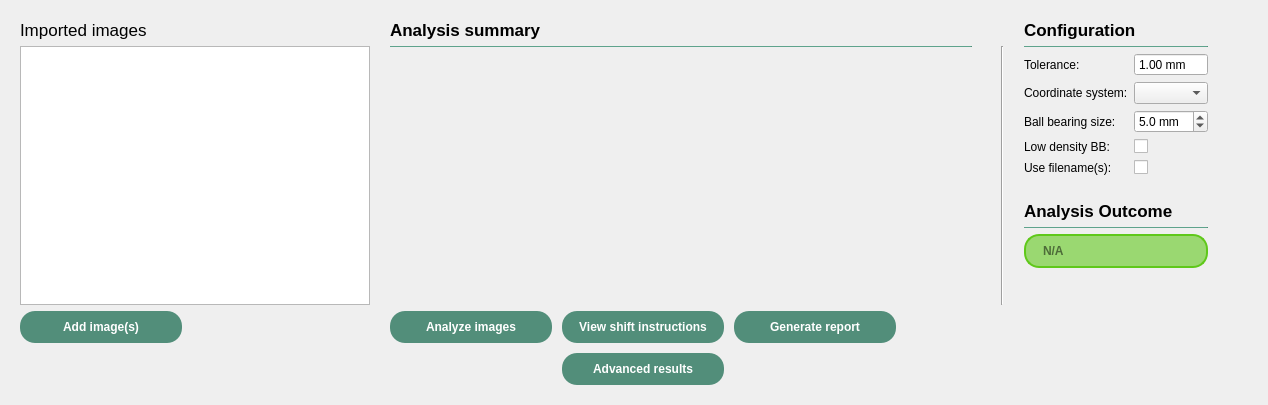
<?xml version="1.0" encoding="UTF-8"?>
<ui version="4.0">
 <class>QWLutzWorksheet</class>
 <widget class="QWidget" name="QWLutzWorksheet">
  <property name="geometry">
   <rect>
    <x>0</x>
    <y>0</y>
    <width>1268</width>
    <height>405</height>
   </rect>
  </property>
  <property name="windowTitle">
   <string>Form</string>
  </property>
  <layout class="QVBoxLayout" name="verticalLayout">
   <item>
    <widget class="QStackedWidget" name="stackedWidget">
     <property name="sizePolicy">
      <sizepolicy hsizetype="Preferred" vsizetype="Preferred">
       <horstretch>0</horstretch>
       <verstretch>0</verstretch>
      </sizepolicy>
     </property>
     <property name="currentIndex">
      <number>1</number>
     </property>
     <widget class="QWidget" name="introPage">
      <property name="sizePolicy">
       <sizepolicy hsizetype="MinimumExpanding" vsizetype="MinimumExpanding">
        <horstretch>0</horstretch>
        <verstretch>0</verstretch>
       </sizepolicy>
      </property>
      <layout class="QVBoxLayout" name="verticalLayout_2">
       <item>
        <spacer name="verticalSpacer_3">
         <property name="orientation">
          <enum>Qt::Vertical</enum>
         </property>
         <property name="sizeHint" stdset="0">
          <size>
           <width>20</width>
           <height>40</height>
          </size>
         </property>
        </spacer>
       </item>
       <item alignment="Qt::AlignHCenter">
        <widget class="QLabel" name="introDetailsLabel">
         <property name="sizePolicy">
          <sizepolicy hsizetype="Fixed" vsizetype="MinimumExpanding">
           <horstretch>0</horstretch>
           <verstretch>0</verstretch>
          </sizepolicy>
         </property>
         <property name="minimumSize">
          <size>
           <width>450</width>
           <height>0</height>
          </size>
         </property>
         <property name="maximumSize">
          <size>
           <width>450</width>
           <height>16777215</height>
          </size>
         </property>
         <property name="text">
          <string>&lt;!DOCTYPE HTML PUBLIC &quot;-//W3C//DTD HTML 4.0//EN&quot; &quot;http://www.w3.org/TR/REC-html40/strict.dtd&quot;&gt;
&lt;html&gt;&lt;head&gt;&lt;meta name=&quot;qrichtext&quot; content=&quot;1&quot; /&gt;&lt;meta charset=&quot;utf-8&quot; /&gt;&lt;style type=&quot;text/css&quot;&gt;
p, li { white-space: pre-wrap; }
hr { height: 1px; border-width: 0; }
li.unchecked::marker { content: &quot;\2610&quot;; }
li.checked::marker { content: &quot;\2612&quot;; }
&lt;/style&gt;&lt;/head&gt;&lt;body style=&quot; font-family:'Ubuntu'; font-size:10pt; font-weight:400; font-style:normal;&quot;&gt;
&lt;p style=&quot; margin-top:12px; margin-bottom:12px; margin-left:0px; margin-right:0px; -qt-block-indent:0; text-indent:0px;&quot;&gt;Hi, to get started with your Winston-Lutz analysis simply &amp;quot;import&amp;quot; the EPID DICOM images. Please note the following:&lt;/p&gt;
&lt;p style=&quot; margin-top:12px; margin-bottom:12px; margin-left:0px; margin-right:0px; -qt-block-indent:0; text-indent:0px;&quot;&gt;&lt;span style=&quot; font-weight:700; color:#000000;&quot;&gt;&lt;/span&gt;&lt;span style=&quot; font-weight:700;&quot;&gt;✻ The BB should be fully within the field of view.&lt;/span&gt;&lt;/p&gt;
&lt;p style=&quot; margin-top:12px; margin-bottom:12px; margin-left:0px; margin-right:0px; -qt-block-indent:0; text-indent:0px;&quot;&gt;&lt;span style=&quot; font-weight:700;&quot;&gt;✻ The MLC field should be symmetric.&lt;/span&gt;&lt;/p&gt;
&lt;p style=&quot; margin-top:12px; margin-bottom:12px; margin-left:0px; margin-right:0px; -qt-block-indent:0; text-indent:0px;&quot;&gt;&lt;span style=&quot; font-weight:700;&quot;&gt;✻ The BB should be less than 2 cm from the isocenter.&lt;/span&gt;&lt;/p&gt;&lt;/body&gt;&lt;/html&gt;</string>
         </property>
         <property name="wordWrap">
          <bool>true</bool>
         </property>
        </widget>
       </item>
       <item>
        <spacer name="verticalSpacer">
         <property name="orientation">
          <enum>Qt::Vertical</enum>
         </property>
         <property name="sizeType">
          <enum>QSizePolicy::Fixed</enum>
         </property>
         <property name="sizeHint" stdset="0">
          <size>
           <width>20</width>
           <height>40</height>
          </size>
         </property>
        </spacer>
       </item>
       <item>
        <layout class="QHBoxLayout" name="horizontalLayout">
         <item>
          <spacer name="horizontalSpacer_2">
           <property name="orientation">
            <enum>Qt::Horizontal</enum>
           </property>
           <property name="sizeHint" stdset="0">
            <size>
             <width>40</width>
             <height>20</height>
            </size>
           </property>
          </spacer>
         </item>
         <item>
          <widget class="QPushButton" name="importImgBtn">
           <property name="styleSheet">
            <string notr="true">QPushButton {
	background-color: rgb(82, 142, 122);
    min-width: 150px;
	min-height:20px;
    padding: 6px;
	border-radius: 15px;
	color: white;
	font: bold;
}

QPushButton:pressed {
	background-color: rgb(52, 91, 78);
}

QPushButton:!enabled{
	background-color: rgba(52, 91, 78, 50);
}</string>
           </property>
           <property name="text">
            <string>Import images</string>
           </property>
          </widget>
         </item>
         <item>
          <spacer name="horizontalSpacer">
           <property name="orientation">
            <enum>Qt::Horizontal</enum>
           </property>
           <property name="sizeHint" stdset="0">
            <size>
             <width>40</width>
             <height>20</height>
            </size>
           </property>
          </spacer>
         </item>
        </layout>
       </item>
       <item>
        <spacer name="verticalSpacer_2">
         <property name="orientation">
          <enum>Qt::Vertical</enum>
         </property>
         <property name="sizeHint" stdset="0">
          <size>
           <width>20</width>
           <height>40</height>
          </size>
         </property>
        </spacer>
       </item>
      </layout>
     </widget>
     <widget class="QWidget" name="analysisPage">
      <layout class="QGridLayout" name="gridLayout">
       <property name="horizontalSpacing">
        <number>20</number>
       </property>
       <item row="1" column="4">
        <spacer name="horizontalSpacer_4">
         <property name="orientation">
          <enum>Qt::Horizontal</enum>
         </property>
         <property name="sizeType">
          <enum>QSizePolicy::Preferred</enum>
         </property>
         <property name="sizeHint" stdset="0">
          <size>
           <width>40</width>
           <height>20</height>
          </size>
         </property>
        </spacer>
       </item>
       <item row="0" column="3">
        <layout class="QHBoxLayout" name="horizontalLayout_3">
         <item>
          <widget class="QLabel" name="label">
           <property name="font">
            <font>
             <pointsize>13</pointsize>
            </font>
           </property>
           <property name="text">
            <string>&lt;html&gt;&lt;head/&gt;&lt;body&gt;&lt;p&gt;&lt;span style=&quot; font-weight:700;&quot;&gt;Configuration&lt;/span&gt;&lt;/p&gt;&lt;/body&gt;&lt;/html&gt;</string>
           </property>
          </widget>
         </item>
        </layout>
       </item>
       <item row="1" column="3">
        <widget class="QFrame" name="frame_2">
         <property name="sizePolicy">
          <sizepolicy hsizetype="Fixed" vsizetype="Preferred">
           <horstretch>0</horstretch>
           <verstretch>0</verstretch>
          </sizepolicy>
         </property>
         <property name="frameShape">
          <enum>QFrame::NoFrame</enum>
         </property>
         <property name="frameShadow">
          <enum>QFrame::Raised</enum>
         </property>
         <layout class="QVBoxLayout" name="verticalLayout_4">
          <property name="leftMargin">
           <number>0</number>
          </property>
          <property name="topMargin">
           <number>0</number>
          </property>
          <property name="rightMargin">
           <number>0</number>
          </property>
          <item>
           <widget class="Line" name="line">
            <property name="maximumSize">
             <size>
              <width>16777215</width>
              <height>1</height>
             </size>
            </property>
            <property name="styleSheet">
             <string notr="true">background-color: rgb(82, 142, 122)</string>
            </property>
            <property name="orientation">
             <enum>Qt::Horizontal</enum>
            </property>
           </widget>
          </item>
          <item>
           <layout class="QFormLayout" name="formLayout">
            <item row="0" column="0">
             <widget class="QLabel" name="toleranceLabel">
              <property name="text">
               <string>Tolerance:</string>
              </property>
             </widget>
            </item>
            <item row="0" column="1">
             <layout class="QHBoxLayout" name="horizontalLayout_4">
              <item>
               <widget class="QDoubleSpinBox" name="toleranceDSB">
                <property name="maximumSize">
                 <size>
                  <width>100</width>
                  <height>16777215</height>
                 </size>
                </property>
                <property name="buttonSymbols">
                 <enum>QAbstractSpinBox::NoButtons</enum>
                </property>
                <property name="suffix">
                 <string> mm</string>
                </property>
                <property name="decimals">
                 <number>2</number>
                </property>
                <property name="maximum">
                 <double>3.000000000000000</double>
                </property>
                <property name="singleStep">
                 <double>0.500000000000000</double>
                </property>
                <property name="value">
                 <double>1.000000000000000</double>
                </property>
               </widget>
              </item>
             </layout>
            </item>
            <item row="1" column="0">
             <widget class="QLabel" name="label_3">
              <property name="text">
               <string>Coordinate system:</string>
              </property>
             </widget>
            </item>
            <item row="1" column="1">
             <widget class="QComboBox" name="coordSysCB"/>
            </item>
            <item row="3" column="0">
             <widget class="QLabel" name="lowDensityBBLabel">
              <property name="text">
               <string>Low density BB:</string>
              </property>
             </widget>
            </item>
            <item row="3" column="1">
             <widget class="QCheckBox" name="lowDensityBBCheckBox"/>
            </item>
            <item row="4" column="0">
             <widget class="QLabel" name="useFilenameSLabel">
              <property name="text">
               <string>Use filename(s):</string>
              </property>
             </widget>
            </item>
            <item row="4" column="1">
             <widget class="QCheckBox" name="useFilenameSCheckBox"/>
            </item>
            <item row="2" column="0">
             <widget class="QLabel" name="bb_size_label">
              <property name="text">
               <string>Ball bearing size:</string>
              </property>
             </widget>
            </item>
            <item row="2" column="1">
             <widget class="QDoubleSpinBox" name="bb_size_dsb">
              <property name="maximumSize">
               <size>
                <width>100</width>
                <height>16777215</height>
               </size>
              </property>
              <property name="suffix">
               <string> mm</string>
              </property>
              <property name="decimals">
               <number>1</number>
              </property>
              <property name="minimum">
               <double>1.000000000000000</double>
              </property>
              <property name="maximum">
               <double>20.000000000000000</double>
              </property>
              <property name="value">
               <double>5.000000000000000</double>
              </property>
             </widget>
            </item>
           </layout>
          </item>
          <item>
           <spacer name="verticalSpacer_6">
            <property name="orientation">
             <enum>Qt::Vertical</enum>
            </property>
            <property name="sizeType">
             <enum>QSizePolicy::Fixed</enum>
            </property>
            <property name="sizeHint" stdset="0">
             <size>
              <width>20</width>
              <height>20</height>
             </size>
            </property>
           </spacer>
          </item>
          <item>
           <widget class="QLabel" name="label_2">
            <property name="font">
             <font>
              <pointsize>13</pointsize>
             </font>
            </property>
            <property name="text">
             <string>&lt;html&gt;&lt;head/&gt;&lt;body&gt;&lt;p&gt;&lt;span style=&quot; font-weight:700;&quot;&gt;Analysis Outcome&lt;/span&gt;&lt;/p&gt;&lt;/body&gt;&lt;/html&gt;</string>
            </property>
           </widget>
          </item>
          <item>
           <widget class="Line" name="line_3">
            <property name="maximumSize">
             <size>
              <width>16777215</width>
              <height>1</height>
             </size>
            </property>
            <property name="styleSheet">
             <string notr="true">background-color: rgb(82, 142, 122)</string>
            </property>
            <property name="orientation">
             <enum>Qt::Horizontal</enum>
            </property>
           </widget>
          </item>
          <item>
           <widget class="QLineEdit" name="outcomeLE">
            <property name="sizePolicy">
             <sizepolicy hsizetype="Expanding" vsizetype="Fixed">
              <horstretch>0</horstretch>
              <verstretch>0</verstretch>
             </sizepolicy>
            </property>
            <property name="contextMenuPolicy">
             <enum>Qt::NoContextMenu</enum>
            </property>
            <property name="styleSheet">
             <string notr="true">border-color: rgb(95, 200, 26);
border-radius: 15px;
border-style: solid;
border-width: 2px;
background-color: rgba(95, 200, 26,150);
padding-left: 15px;
height: 30px;
font-weight: bold;

</string>
            </property>
            <property name="readOnly">
             <bool>true</bool>
            </property>
            <property name="placeholderText">
             <string>N/A</string>
            </property>
           </widget>
          </item>
          <item>
           <spacer name="verticalSpacer_5">
            <property name="orientation">
             <enum>Qt::Vertical</enum>
            </property>
            <property name="sizeHint" stdset="0">
             <size>
              <width>20</width>
              <height>40</height>
             </size>
            </property>
           </spacer>
          </item>
         </layout>
        </widget>
       </item>
       <item row="1" column="0">
        <widget class="QListWidget" name="imageListWidget">
         <property name="sizePolicy">
          <sizepolicy hsizetype="Expanding" vsizetype="Expanding">
           <horstretch>0</horstretch>
           <verstretch>0</verstretch>
          </sizepolicy>
         </property>
         <property name="minimumSize">
          <size>
           <width>350</width>
           <height>0</height>
          </size>
         </property>
         <property name="maximumSize">
          <size>
           <width>350</width>
           <height>16777215</height>
          </size>
         </property>
         <property name="dragDropMode">
          <enum>QAbstractItemView::DragDrop</enum>
         </property>
         <property name="defaultDropAction">
          <enum>Qt::MoveAction</enum>
         </property>
         <property name="alternatingRowColors">
          <bool>true</bool>
         </property>
        </widget>
       </item>
       <item row="0" column="0">
        <widget class="QLabel" name="importedImgLabel">
         <property name="font">
          <font>
           <pointsize>13</pointsize>
          </font>
         </property>
         <property name="text">
          <string>Imported images</string>
         </property>
        </widget>
       </item>
       <item row="0" column="1">
        <layout class="QHBoxLayout" name="horizontalLayout_2">
         <item>
          <widget class="QLabel" name="analysisSumLabel">
           <property name="sizePolicy">
            <sizepolicy hsizetype="Expanding" vsizetype="Fixed">
             <horstretch>0</horstretch>
             <verstretch>0</verstretch>
            </sizepolicy>
           </property>
           <property name="font">
            <font>
             <pointsize>13</pointsize>
            </font>
           </property>
           <property name="text">
            <string>&lt;html&gt;&lt;head/&gt;&lt;body&gt;&lt;p&gt;&lt;span style=&quot; font-weight:700;&quot;&gt;Analysis summary&lt;/span&gt;&lt;/p&gt;&lt;/body&gt;&lt;/html&gt;</string>
           </property>
          </widget>
         </item>
        </layout>
       </item>
       <item row="1" column="1">
        <widget class="QFrame" name="frame">
         <property name="sizePolicy">
          <sizepolicy hsizetype="Expanding" vsizetype="Preferred">
           <horstretch>0</horstretch>
           <verstretch>0</verstretch>
          </sizepolicy>
         </property>
         <property name="frameShape">
          <enum>QFrame::NoFrame</enum>
         </property>
         <property name="frameShadow">
          <enum>QFrame::Plain</enum>
         </property>
         <layout class="QVBoxLayout" name="verticalLayout_3">
          <property name="leftMargin">
           <number>0</number>
          </property>
          <property name="topMargin">
           <number>0</number>
          </property>
          <item>
           <widget class="Line" name="analysisSummaryLabel">
            <property name="sizePolicy">
             <sizepolicy hsizetype="MinimumExpanding" vsizetype="Fixed">
              <horstretch>0</horstretch>
              <verstretch>0</verstretch>
             </sizepolicy>
            </property>
            <property name="maximumSize">
             <size>
              <width>16777215</width>
              <height>1</height>
             </size>
            </property>
            <property name="styleSheet">
             <string notr="true">background-color: rgb(82, 142, 122)</string>
            </property>
            <property name="orientation">
             <enum>Qt::Horizontal</enum>
            </property>
           </widget>
          </item>
          <item>
           <spacer name="buttonSpacer">
            <property name="orientation">
             <enum>Qt::Vertical</enum>
            </property>
            <property name="sizeType">
             <enum>QSizePolicy::Fixed</enum>
            </property>
            <property name="sizeHint" stdset="0">
             <size>
              <width>20</width>
              <height>10</height>
             </size>
            </property>
           </spacer>
          </item>
          <item>
           <layout class="QVBoxLayout" name="analysisInfoVL"/>
          </item>
          <item>
           <spacer name="verticalSpacer_4">
            <property name="orientation">
             <enum>Qt::Vertical</enum>
            </property>
            <property name="sizeType">
             <enum>QSizePolicy::Expanding</enum>
            </property>
            <property name="sizeHint" stdset="0">
             <size>
              <width>20</width>
              <height>40</height>
             </size>
            </property>
           </spacer>
          </item>
         </layout>
        </widget>
       </item>
       <item row="1" column="2">
        <widget class="Line" name="line_2">
         <property name="orientation">
          <enum>Qt::Vertical</enum>
         </property>
        </widget>
       </item>
       <item row="2" column="1">
        <layout class="QGridLayout" name="gridLayout_2">
         <property name="spacing">
          <number>10</number>
         </property>
         <item row="0" column="0">
          <widget class="QPushButton" name="analyzeBtn">
           <property name="sizePolicy">
            <sizepolicy hsizetype="Fixed" vsizetype="Fixed">
             <horstretch>0</horstretch>
             <verstretch>0</verstretch>
            </sizepolicy>
           </property>
           <property name="styleSheet">
            <string notr="true">QPushButton {
	background-color: rgb(82, 142, 122);
    min-width: 150px;
	min-height:20px;
    padding: 6px;
	border-radius: 15px;
	color: white;
	font: bold;
}

QPushButton:pressed {
	background-color: rgb(52, 91, 78);
}

QPushButton:!enabled{
	background-color: rgba(52, 91, 78, 50);
	color: rgba(255,255,255,100)
}</string>
           </property>
           <property name="text">
            <string>Analyze images</string>
           </property>
          </widget>
         </item>
         <item row="0" column="3">
          <spacer name="horizontalSpacer_3">
           <property name="orientation">
            <enum>Qt::Horizontal</enum>
           </property>
           <property name="sizeHint" stdset="0">
            <size>
             <width>40</width>
             <height>20</height>
            </size>
           </property>
          </spacer>
         </item>
         <item row="0" column="1">
          <widget class="QPushButton" name="shiftInfoBtn">
           <property name="sizePolicy">
            <sizepolicy hsizetype="Fixed" vsizetype="Fixed">
             <horstretch>0</horstretch>
             <verstretch>0</verstretch>
            </sizepolicy>
           </property>
           <property name="styleSheet">
            <string notr="true">QPushButton {
	background-color: rgb(82, 142, 122);
    min-width: 150px;
	min-height:20px;
    padding: 6px;
	border-radius: 15px;
	color: white;
	font: bold;
}

QPushButton:pressed {
	background-color: rgb(52, 91, 78);
}

QPushButton:!enabled{
	background-color: rgba(52, 91, 78, 50);
	color: rgba(255,255,255,100)
}</string>
           </property>
           <property name="text">
            <string>View shift instructions</string>
           </property>
          </widget>
         </item>
         <item row="0" column="2">
          <widget class="QPushButton" name="genReportBtn">
           <property name="sizePolicy">
            <sizepolicy hsizetype="Fixed" vsizetype="Fixed">
             <horstretch>0</horstretch>
             <verstretch>0</verstretch>
            </sizepolicy>
           </property>
           <property name="styleSheet">
            <string notr="true">QPushButton {
	background-color: rgb(82, 142, 122);
    min-width: 150px;
	min-height:20px;
    padding: 6px;
	border-radius: 15px;
	color: white;
	font: bold;
}

QPushButton:pressed {
	background-color: rgb(52, 91, 78);
}

QPushButton:!enabled{
	background-color: rgba(52, 91, 78, 50);
	color: rgba(255,255,255,100)
}</string>
           </property>
           <property name="text">
            <string>Generate report</string>
           </property>
          </widget>
         </item>
         <item row="1" column="1">
          <widget class="QPushButton" name="advancedViewBtn">
           <property name="styleSheet">
            <string notr="true">QPushButton {
	background-color: rgb(82, 142, 122);
    min-width: 150px;
	min-height:20px;
    padding: 6px;
	border-radius: 15px;
	color: white;
	font: bold;
}

QPushButton:pressed {
	background-color: rgb(52, 91, 78);
}

QPushButton:!enabled{
	background-color: rgba(52, 91, 78, 50);
	color: rgba(255,255,255,100)
}</string>
           </property>
           <property name="text">
            <string>Advanced results</string>
           </property>
          </widget>
         </item>
        </layout>
       </item>
       <item row="2" column="0" alignment="Qt::AlignTop">
        <widget class="QPushButton" name="addImgBtn">
         <property name="sizePolicy">
          <sizepolicy hsizetype="Fixed" vsizetype="Fixed">
           <horstretch>0</horstretch>
           <verstretch>0</verstretch>
          </sizepolicy>
         </property>
         <property name="styleSheet">
          <string notr="true">QPushButton {
	background-color: rgb(82, 142, 122);
    min-width: 150px;
	min-height:20px;
    padding: 6px;
	border-radius: 15px;
	color: white;
	font: bold;
}

QPushButton:pressed {
	background-color: rgb(52, 91, 78);
}

QPushButton:!enabled{
	background-color: rgba(52, 91, 78, 50);
	color: rgba(255,255,255,100)
}</string>
         </property>
         <property name="text">
          <string>Add image(s)</string>
         </property>
         <property name="autoDefault">
          <bool>false</bool>
         </property>
        </widget>
       </item>
      </layout>
     </widget>
    </widget>
   </item>
  </layout>
 </widget>
 <resources/>
 <connections/>
</ui>
